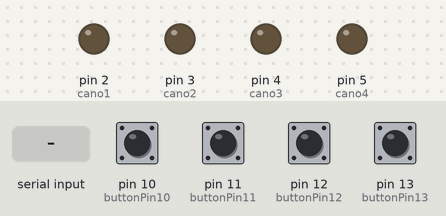
Simulated run of this sketch. Board: Arduino Leonardo, built with avr-gcc and run on an emulated ATmega32U4. Shown: output pins drawn as LEDs (lit = HIGH). The inputs (shaded band) are chosen by the test bench; at power-on: pin 10 (buttonPin10), pin 11 (buttonPin11), pin 12 (buttonPin12), pin 13 (buttonPin13) HIGH. USB keyboard and mouse output is not drawn.

Above: at 1.2 s.
1.3 s: "L002-2C\n" received over Serial
At 2.1 s:
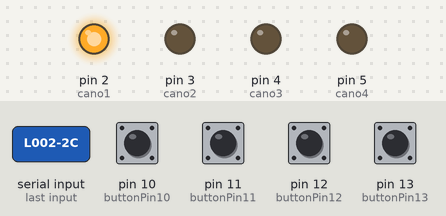
2.8 s: "L002-2B\n" received over Serial
At 3.3 s:
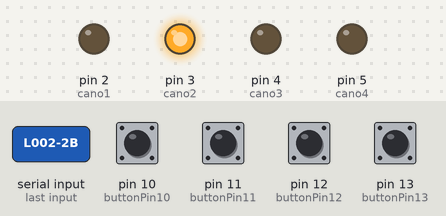
4.3 s: "1\n" received over Serial
At 5.6 s:
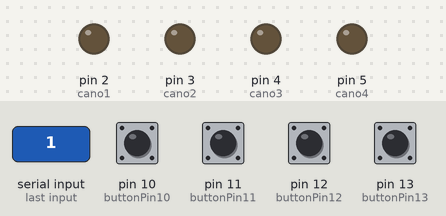
Timing chart, 0 to 7.3 s (numbered marks = the images above; inputs shaded):
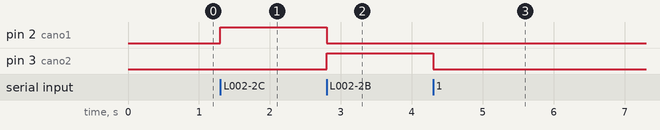

Measured:
- after the input at 1.3 s, pin 2 (cano1): LOW → HIGH at once
- after the input at 2.8 s, pin 2 (cano1): HIGH → LOW at once; pin 3 (cano2): LOW → HIGH at once
- after the input at 4.3 s, pin 3 (cano2): HIGH → LOW at once

The sketch:

MVP_Montagem.ino
```cpp
#include <Keyboard.h>

const int cano1 = 2;   // Pino ao qual o LED 2 será conectado
const int cano2 = 3;   // Pino ao qual o LED 3 será conectado
const int cano3 = 4;   // Pino ao qual o LED 4 será conectado
const int cano4 = 5;   // Pino ao qual o LED 4 será conectado
const int buttonPin12 = 12;  // Pino ao qual o botão S será conectado
const int buttonPin13 = 13;  // Pino ao qual o botão N será conectado
const int buttonPin11 = 11;  // Pino ao qual o botão F2 será conectado
const int buttonPin10 = 10;  // Pino ao qual o botão F4 será conectado

void setup() {
  Serial.begin(9600);
  pinMode(cano1, OUTPUT);
  pinMode(cano2, OUTPUT);
  pinMode(cano3, OUTPUT);
  pinMode(cano4, OUTPUT);
  pinMode(buttonPin13, INPUT_PULLUP);
  pinMode(buttonPin12, INPUT_PULLUP);
  pinMode(buttonPin11, INPUT_PULLUP);
  pinMode(buttonPin10, INPUT_PULLUP);
  Keyboard.begin();
}

void loop() {
  if (Serial.available()) {
    String input = Serial.readStringUntil('\n');
    input.trim();

    if (input == "L002-2C") {
      digitalWrite(cano1, HIGH);
    } else {
      digitalWrite(cano1, LOW);
    }

    if (input == "L002-2B") {
      digitalWrite(cano2, HIGH);
    } else {
      digitalWrite(cano2, LOW);
    }

    // Se houver mais condições para os outros canos, você pode adicioná-las aqui

    // Exemplo:
    // if (input == "L002-2B") {
    //   digitalWrite(cano3, HIGH);
    // } else {
    //   digitalWrite(cano3, LOW);
    // }

    // if (input == "L002-2B") {
    //   digitalWrite(cano4, HIGH);
    // } else {
    //   digitalWrite(cano4, LOW);
    // }
  }

  if (digitalRead(buttonPin12) == LOW) {
    Keyboard.press('S');
    delay(100);
    Keyboard.release('S');
    delay(100);
  }

  if (digitalRead(buttonPin13) == LOW) {
    Keyboard.press('N');
    delay(100);
    Keyboard.release('N');
    delay(100);
  }

  if (digitalRead(buttonPin11) == LOW) {
    Keyboard.press(KEY_F2);
    delay(100);
    Keyboard.release(KEY_F2);
    delay(100);
  }

  if (digitalRead(buttonPin10) == LOW) {
    Keyboard.press(KEY_F4);
    delay(100);
    Keyboard.release(KEY_F4);
    delay(100);
  }
}
```
